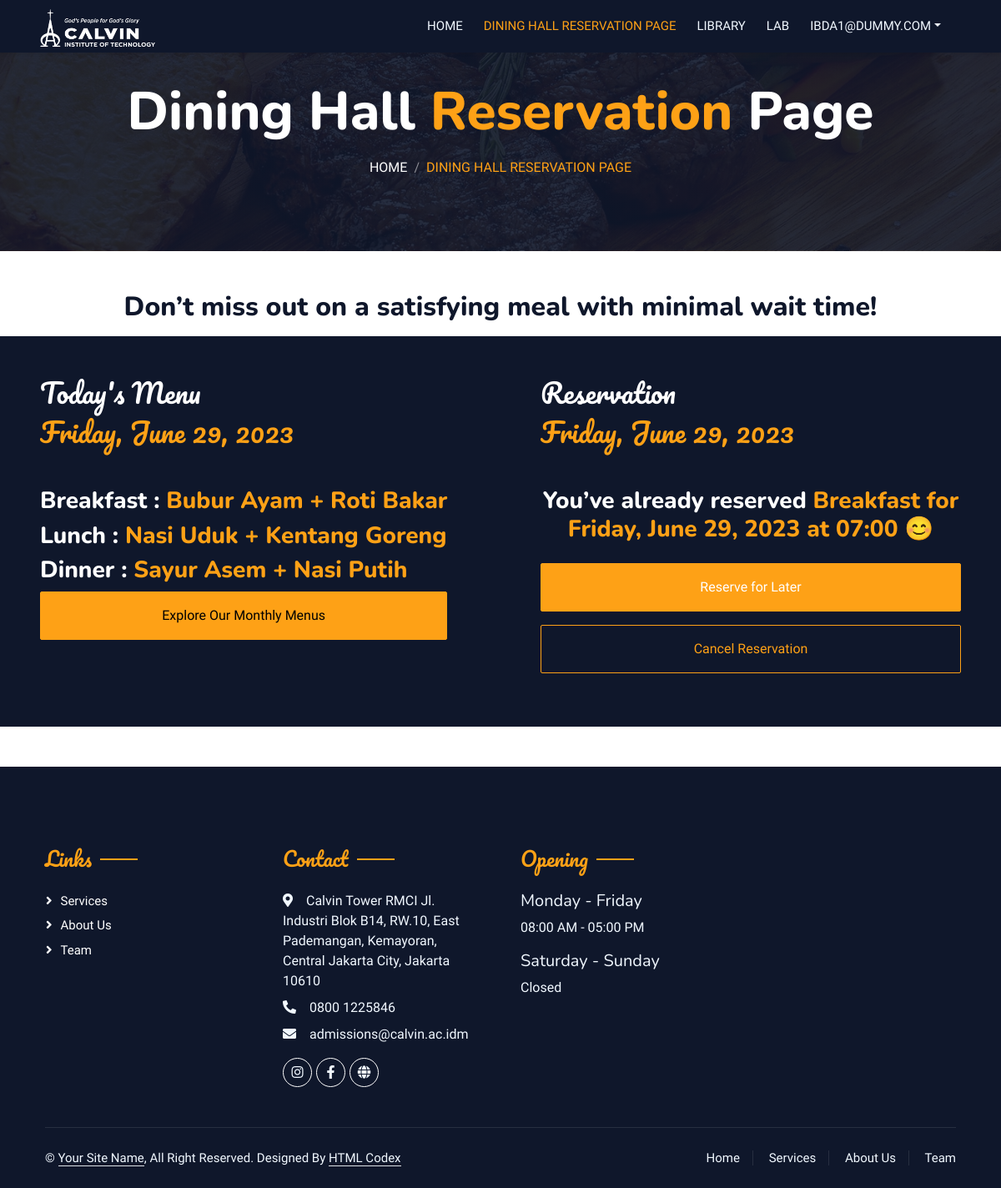
/student/dining_hall/ (signed in), run on the app's committed database.
### final_project/accounts/models.py (models this page shows)
class CustomUser(AbstractUser):
    ROLE_CHOICES = [
        ('sas', 'SAS'),
        ('dininghall', 'Dining Hall'),
        ('student', 'Student'),
        ('library', 'Library'),
        ('laboratorium', 'Laboratorium'),
        ('dosen', 'Dosen'),
    ]
    email = models.EmailField(unique=True)
    name = models.CharField(max_length=150)
    role = models.CharField(max_length=20, choices=ROLE_CHOICES, null=True)
    class Meta:
        managed = True
        default_permissions = ()
        permissions = ()

### final_project/dininghall/models.py (models this page shows)
class table_session(models.Model):
    breakfast = "Breakfast"
    lunch = "Lunch"
    dinner = "Dinner"
    options = [
        (breakfast, "Breakfast"),
        (lunch, "Lunch"),
        (dinner, "Dinner")
    ]
    date = models.DateField()
    name = models.CharField(max_length=10, choices=options)
    menu = models.TextField()

### final_project/students/views.py (the view)
# urls.py: path('dining_hall/', views.students_home_view_dininghall, name="dining_hall"),
@student_required
def students_home_view_dininghall(request):
    context = get_student_dininghall_context(request)
    context['email'] = request.user.email
    return render(request, 'students/student_dininghall_view.html', context)

### final_project/algorithm/dijkstra.py (called while the page is built)
def convert_session_to_graph(session, start_node_label='S', middle_node_label='M', end_node_label='E'):
    graph = {start_node_label: {}}
    for start_time, duration in session.items():
        start_node = str(start_time)
        if start_node not in graph[start_node_label]:
            graph[start_node_label][start_node] = 0
        graph[start_node] = {middle_node_label: duration}
        if middle_node_label not in graph:
            graph[middle_node_label] = {}
        graph[middle_node_label].update({end_node_label: 1})
        graph[end_node_label] = {}
    return graph

def update_session_by_start_end(session, start, end):
    return session

def get_recommended_time(session, start_time, end_time):
    try:
        session = update_session_by_start_end(session=session, start = start_time, end= end_time)
        graph = convert_session_to_graph(session)
        longest_distance, longest_path, path_times = dijkstra(graph=graph)
        recommended_time = longest_path[1][0:5]
        return recommended_time
    except Exception as e:
        print(e)
        return False

### final_project/students/utils.py (called while the page is built)
def is_within_restricted_range(booked_suggestion_time, current_hour):
    return (
        (time(7, 0, 0) <= booked_suggestion_time <= time(8, 59, 59) and current_hour < time(9, 0, 0) or current_hour > time(19, 0, 0))
        or (time(11, 0, 0) <= booked_suggestion_time <= time(13, 59, 59) and current_hour < time(14, 0, 0))
        or (time(17, 0, 0) <= booked_suggestion_time <= time(18, 59, 59) and current_hour < time(19, 0, 0))
    )

def get_current_hour_and_current_date():
    current_hour = datetime.now().time()
    current_date = datetime.now().date()
    if time(20, 0) <= current_hour <= time(23, 59, 59):
        current_date += timedelta(days=1)
    return current_hour, current_date

def get_latest_booking(user_id):
    try:
        latest_booking = table_booking_dininghall.objects.filter(user_id=user_id).latest('created_at')
        return latest_booking
    except:
        return False

def get_menu_based_date(date):
    menus = table_session.objects.filter(date=date)
    return menus

def get_session_id(date, name):
    session = table_session.objects.filter(date=date, name=name).first()
    if session:
        return session.id
    else:
        return None

def get_classes_by_day(day):
    list_class = table_classes.objects.filter(class_day = day)
    return list_class

### final_project/students/views.py (called while the page is built)
def check_student_role(user):
    return user.role == 'student' or user.role == 'dosen'

### templates/students/student_dininghall_view.html (shortened to what this page needs)
{% extends "../students/student_index.html" %}
{% block navbar %}
<a href="{% url 'student_index' %}" class="nav-item nav-link">Home</a>
<a href="#" class="nav-item nav-link active">Dining Hall Reservation Page</a>
<a href="{% url 'library' %}" class="nav-item nav-link">Library</a>
<a href="{% url 'laboratorium' %}" class="nav-item nav-link">Lab</a>
{% endblock %}
{% block home %}
<div class="container-xxl py-5 bg-dark hero-header mb-5">
  <div class="container text-center my-0 pt-5 pb-4">
    <h1 class="display-3 text-white mb-3 animated slideInDown">Dining Hall <span class="text-primary">Reservation</span> Page</h1>
    <nav aria-label="breadcrumb">
      <ol class="breadcrumb justify-content-center text-uppercase">
        <li class="breadcrumb-item"><a class="text-white" href="{% url 'student_index' %}">Home</a></li>
        <li class="breadcrumb-item text-primary active " aria-current="page">Dining Hall Reservation Page</li>
      </ol>
    </nav>
  </div>
</div>
{% endblock %}
{% block template %}
<div class="container-xxl bg-white p-0" style="max-width: 1320px;">
  <h2 class="mb-3 text-center">Don’t miss out on a satisfying meal with minimal wait time!</h2>
  <div class="container-xxl py-0 px-0 wow fadeInUp" data-wow-delay="0.1s">
    <div class="row g-0">
      <div class="col-md-6 bg-dark d-flex ">
        <div class="p-5 wow fadeInUp" data-wow-delay="0.2s">
          <h2 class="ff-secondary text-start fw-normal text-white"> Today's Menu</h2>
          <h2 class="ff-secondary text-start text-primary fw-normal mb-5"> {{day}}, {{date}}</h2>
          <h3 class="text-white mb-2">Breakfast : <span class="text-primary text-center">{{breakfast}}</span></h3>
          <h3 class="text-white mb-2">Lunch : <span class="text-primary text-center">{{lunch}}</span></h3>
          <h3 class="text-white mb-2">Dinner : <span class="text-primary text-center">{{dinner}}</span></h3>
          <a href="{% url 'menu' %}">
            <button class="btn btn-primary w-100 py-3" type="submit" value="no" name="choice">Explore Our Monthly Menus</button>
          </a>
        </div>
      </div>
      <div class="col-md-6 bg-dark d-flex">
        <div class="p-5 wow fadeInUp" data-wow-delay="0.2s">
          <h2 class=" ff-secondary text-start text-white fw-normal">Reservation</h2>
          <h2 class="ff-secondary text-start text-primary fw-normal mb-5"> {{day}}, {{date}}</h2>
          {% if not time_suggested %}
          <h1 class="text-white mb-4 text-center">No Available Spot To Reserve</h1>
          <a href="{% url 'student_preferences' %}">
            <button class="btn btn-primary w-100 py-3" type="submit" value="no" name="choice">Choose Another Session & Time</button>
          </a>
          {% else %}
          {% if can_booking %}
          <h3 class="text-white mb-4">Our system recommends reserving your spot at <span class="text-primary">{{time_suggested | default_if_none:"-"}}</span> for a Satisfying Meal with Less Waiting!”</h3>
          <h3 class="text-white mb-4">Would you like to make a reservation now?</h3>
          <form id="myForm" action="confirm" method="POST">
            {% csrf_token %}
            <div class="row g-3">
              <div class="col-12">
                <input type="hidden" name="time_suggested" value="{{ time_suggested }}">
                <input type="hidden" name="time_object" value="{{ time_suggested }}">
                <input type="hidden" name="session_object" value="{{ session_id }}">
                <input type="hidden" name="current_date" value="{{ date }}">
                <input type="hidden" name="current_hour" value="{{ current_hour }}">
                <input type="hidden" name="session" value="{{ session }}">
                <button onclick="submitForm(event)" class="btn btn-primary w-100 py-3" type="submit" value="yes"
                  name="choice">Yes</button>
              </div>
              <div class="col-12">
                <button class="btn btn-primary w-100 py-3" type="submit" value="no" name="choice">No, Choose Another
                  Time</button>
              </div>
            </div>
          </form>
          {% else %}
          <h3 class="text-white mb-4 text-center">You’ve already reserved <span class="text-primary"> {{session}} for {{day}}, {{date}} at
            {{time_suggested | default_if_none:"-" }} </span> 😊</h3>
            <a href="{% url 'student_preferences' %}">
            <button class="btn btn btn-primary bg-primary text-white  w-100 py-3 mb-3" type="submit">Reserve for Later</button>
            </a>
            <form action="cancel_order" method="POST">
              <button class="btn btn btn-primary bg-dark text-primary  w-100 py-3 mb-3">Cancel Reservation</button>
            </form>
          {% endif %}
          {% endif %}
        </div>
      </div>
    </div>
  </div>
</div>
{% endblock %}

### templates/students/student_index.html (shortened to what this page needs)
{% extends "../base.html" %}
{% block style %}
{% load static %}
{% endblock %}
{% block logo %}
<a href="{% url 'student_index' %}" class="navbar-brand p-0">
    <h1 class="text-primary m-0"><img src="/static/images/logo.jpg" alt="logo"></h1>
</a>
{% endblock %}
{% block footer-link %}
<a class="btn btn-link" href="#service">Services</a>
<a class="btn btn-link" href="#about">About Us</a>
<a class="btn btn-link" href="#team">Team</a>
{% endblock %}

### templates/base.html (shortened to what this page needs)
<!doctype html>
<html lang="en">
<head>
  <link href="https://cdn.jsdelivr.net/npm/bootstrap@5.3.0-alpha3/dist/css/bootstrap.min.css" rel="stylesheet"
>
  {% load static %}
  <link href="https://cdnjs.cloudflare.com/ajax/libs/font-awesome/5.10.0/css/all.min.css" rel="stylesheet">
  <link href="https://cdn.jsdelivr.net/npm/bootstrap-icons@1.4.1/font/bootstrap-icons.css" rel="stylesheet">
  <link href="{% static 'lib/animate/animate.min.css' %}" rel="stylesheet">
  <link href="{% static 'lib/owlcarousel/assets/owl.carousel.min.css' %}" rel="stylesheet">
  <link href="{% static 'lib/tempusdominus/css/tempusdominus-bootstrap-4.min.css' %}" rel="stylesheet" />
  <link href="{% static 'styles/bootstrap.min.css' %}" rel="stylesheet">
  <link href="{% static 'styles/style.css' %}" rel="stylesheet">
  {% block styles %}
  <link href="{% static 'styles/index_loading.css' %}" rel="stylesheet">
  {% endblock %}
  <link rel="stylesheet" href="{% static 'styles/styles_alerts.css' %}">
</head>
<body>
  <div class="container-xxl bg-white p-0">
    <div class="container-xxl position-relative p-0">
      <nav class="navbar navbar-expand-lg navbar-dark bg-dark px-4 px-lg-5 py-3 py-lg-0  sticky-top shadow-sm">
        {% block logo %}{% endblock %}
        <div class="collapse navbar-collapse" id="navbarCollapse">
          <div class="navbar-nav ms-auto py-0 pe-4">
            {% block navbar %}
            {% endblock %}
            <div class="nav-item dropdown">
              <a href="#" class="nav-link dropdown-toggle" data-bs-toggle="dropdown">{{email}}</a>
            </div>
          </div>
        </div>
      </nav>
      {% block home %}
      {% endblock %}
    </div>
    {% block template %}
    {% endblock %}
    <div class="container-fluid bg-dark text-light footer pt-5 mt-5 wow fadeIn" data-wow-delay="0.1s">
      <div class="container py-5">
        <div class="row g-5">
          <div class="col-lg-3 col-md-6">
            <h4 class="section-title ff-secondary text-start text-primary fw-normal mb-4">Links</h4>
            {% block footer-link %}{% endblock %}
          </div>
          <div class="col-lg-3 col-md-6">
            <h4 class="section-title ff-secondary text-start text-primary fw-normal mb-4">Contact</h4>
            <p class="mb-2"><i class="fa fa-map-marker-alt me-3"></i>Calvin Tower RMCI Jl. Industri Blok B14, RW.10,
              East Pademangan, Kemayoran, Central Jakarta City, Jakarta 10610</p>
            <p class="mb-2"><i class="fa fa-phone-alt me-3"></i>0800 1225846</p>
            <p class="mb-2"><i class="fa fa-envelope me-3"></i>admissions@calvin.ac.idm</p>
            <div class="d-flex pt-2">
              <a class="btn btn-outline-light btn-social" href="https://www.instagram.com/calvinuni/"><i
                  class="fab fa-instagram"></i></a>
              <a class="btn btn-outline-light btn-social" href="https://id-id.facebook.com/calvinuniv/"><i
                  class="fab fa-facebook-f"></i></a>
              <a class="btn btn-outline-light btn-social" href="https://calvin.ac.id/"><i class="fas fa-globe"></i></a>
            </div>
          </div>
          <div class="col-lg-3 col-md-6">
            <h4 class="section-title ff-secondary text-start text-primary fw-normal mb-4">Opening</h4>
            <h5 class="text-light fw-normal">Monday - Friday</h5>
            <p>08:00 AM - 05:00 PM</p>
            <h5 class="text-light fw-normal">Saturday - Sunday</h5>
            <p>Closed</p>
          </div>
        </div>
      </div>
      <div class="container">
        <div class="copyright">
          <div class="row">
            <div class="col-md-6 text-center text-md-start mb-3 mb-md-0">
              &copy; <a class="border-bottom" href="#">Your Site Name</a>, All Right Reserved.
              Designed By <a class="border-bottom" href="https://htmlcodex.com">HTML Codex</a>
            </div>
            <div class="col-md-6 text-center text-md-end">
              <div class="footer-menu">
                <a href="#home">Home</a>
                <a href="#service">Services</a>
                <a href="#about">About Us</a>
                <a href="#team">Team</a>
              </div>
            </div>
          </div>
        </div>
      </div>
    </div>
  </div>
</body>
</html>

### static/styles/style.css (style rules this page uses)
:root { --primary: #FEA116; --light: #F1F8FF; --dark: #0F172B; }
.ff-secondary { font-family: 'Pacifico', cursive; }
body { scroll-behavior: smooth; }
.navbar-dark .navbar-nav .nav-link { position: relative; margin-left: 25px; padding: 35px 0; font-size: 15px; color: var(--light) !important; text-transform: uppercase; font-weight: 500; outline: none; transition: .5s; }
.sticky-top.navbar-dark .navbar-nav .nav-link { padding: 20px 0; }
.navbar-dark .navbar-nav .nav-link:hover, .navbar-dark .navbar-nav .nav-link.active { color: var(--primary) !important; }
.navbar-dark .navbar-brand img { max-height: 60px; transition: .5s; }
.sticky-top.navbar-dark .navbar-brand img { max-height: 45px; }
@media (min-width: 992px) { .navbar-dark { position: absolute; width: 100%; top: 0; left: 0; z-index: 999; background: transparent !important; } }
@media (min-width: 992px) { .sticky-top.navbar-dark { position: fixed; background: var(--dark) !important; } }
.hero-header { background: linear-gradient(rgba(15, 23, 43, .9), rgba(15, 23, 43, .9)), url(../img/bg-hero.jpg); background-position: center center; background-repeat: no-repeat; background-size: cover; }
.breadcrumb-item+.breadcrumb-item::before { color: rgba(255, 255, 255, .5); }
.section-title { position: relative; display: inline-block; }
.section-title::before { position: absolute; content: ""; width: 45px; height: 2px; top: 50%; left: -55px; margin-top: -1px; background: var(--primary); }
.section-title::after { position: absolute; content: ""; width: 45px; height: 2px; top: 50%; right: -55px; margin-top: -1px; background: var(--primary); }
.section-title.text-start::before, .section-title.text-end::after { display: none; }
.footer .btn.btn-social { margin-right: 5px; width: 35px; height: 35px; display: flex; align-items: center; justify-content: center; color: var(--light); border: 1px solid #FFFFFF; border-radius: 35px; transition: .3s; }
.footer .btn.btn-link { display: block; margin-bottom: 5px; padding: 0; text-align: left; color: #FFFFFF; font-size: 15px; font-weight: normal; text-transform: capitalize; transition: .3s; }
.footer .btn.btn-link::before { position: relative; content: "\f105"; font-family: "Font Awesome 5 Free"; font-weight: 900; margin-right: 10px; }
.footer .copyright { padding: 25px 0; font-size: 15px; border-top: 1px solid rgba(256, 256, 256, .1); }
.footer .copyright a { color: var(--light); }
.footer .footer-menu a { margin-right: 15px; padding-right: 15px; border-right: 1px solid rgba(255, 255, 255, .1); }
.footer .footer-menu a:last-child { margin-right: 0; padding-right: 0; border-right: none; }

### static/styles/index_loading.css (style rules this page uses)
body { height: 100vh; margin: 0; }

### data on the page
CustomUser: email "IBDA1@DUMMY.COM"
table_session: date "June 29, 2023", name "Breakfast"
table_session: menu "Bubur Ayam + Roti Bakar"
table_session: menu "Nasi Uduk + Kentang Goreng"
table_session: menu "Sayur Asem + Nasi Putih"

### other printed values
{{ day }} "Friday"
{{ time_suggested | default_if_none:"-" }} "07:00"
